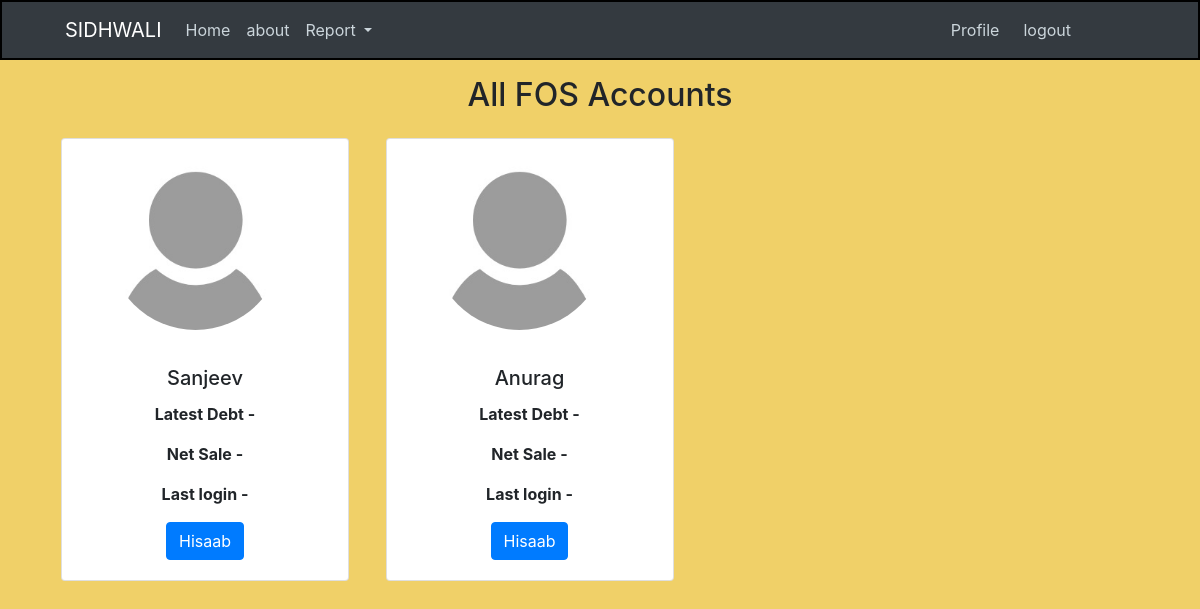
The app's page /home (signed in), older data.
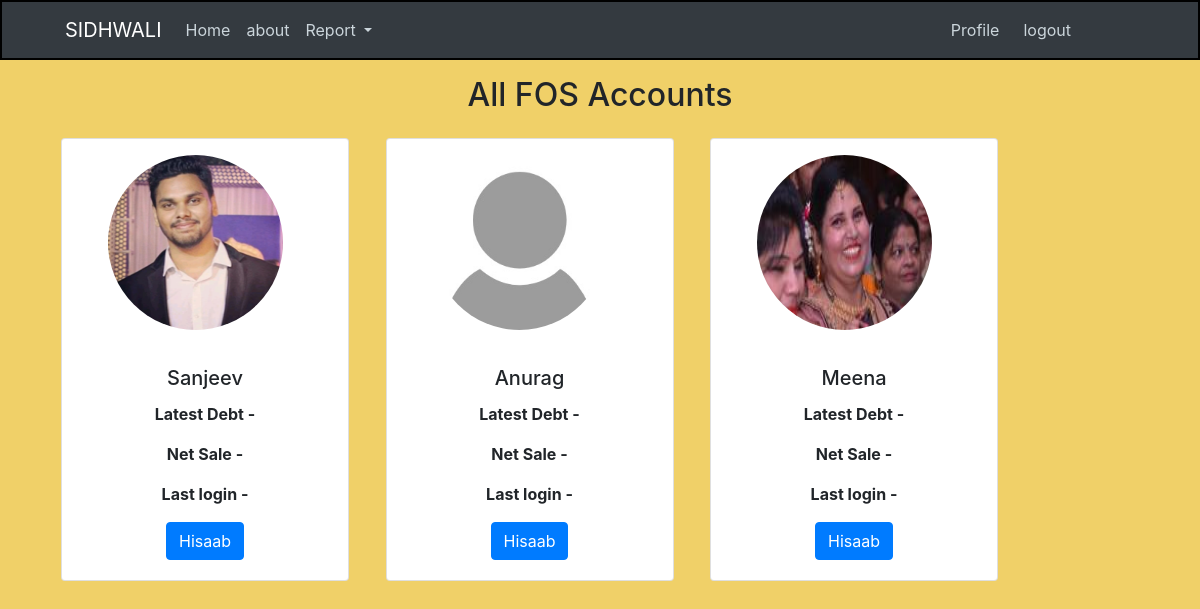
The same page, newer data.
### crm/models.py (models this page shows, shortened)
class User(db.Model, UserMixin):
    id = db.Column(db.Integer, primary_key=True)
    username = db.Column(db.String(20), unique=True, nullable=False)
    email = db.Column(db.String(120), unique=True, nullable=False)
    image_file = db.Column(db.String(20), nullable=False, default="default.jpeg")
    password = db.Column(db.String(20), nullable=False)
    pos_id = db.Column(db.Integer, unique=True, nullable=False)
    hisaab = db.relationship("Hisaab", backref="fos", lazy=True)

### crm/routes.py (the view)
@app.route("/home")
@login_required
def home():
    fos = User.query.all()
    return render_template("home.html", title="Home", fos=fos)

### crm/models.py (called while the page is built)
@login_manager.user_loader
def load_user(user_id):
    return User.query.get(int(user_id))

### crm/templates/home.html
{% extends "index.html" %}
{% block content  %}
<div class="container mt-3">
   <h2 class="text-center">All FOS Accounts</h2>
   {% for fse in fos %}
   <div class="card d-inline-flex m-3 align-items-center" style="width: 18rem;">
      <div class="mt-3">
         <img class="rounded-circle account-img"
            src="{{ url_for("static", filename="profile_pics/" + fse.image_file) }}">
      </div>
      <div class="card-body text-center">
         <h5 class="card-title">{{fse.username}}</h5>
         <p class="card-text"><strong>Latest Debt - {{ fse.hisaab.latest_debt  }}</strong></p>
         <p class="card-text"><strong>Net Sale - {{ fse.hisaab.net_sale  }}</strong></p>
         <p class="card-text"><strong>Last login - {{ fse.hisaab.date  }}</strong></p>
         <a href="{{ url_for('hisaab') }}" class="btn btn-primary">Hisaab</a>
      </div>
   </div>
   {% endfor %}
</div>
{% endblock content %}

### crm/templates/index.html (shortened to what this page needs)
<!doctype html>
<html lang="en">
<head>
   <link rel="stylesheet" href="https://maxcdn.bootstrapcdn.com/bootstrap/4.0.0/css/bootstrap.min.css"
>
   <link rel="stylesheet" href="{{ url_for('static', filename='main.css') }}">
</head>
<body>
   <header class="site-header">
      <nav class="navbar navbar-expand-lg navbar-dark bg-dark px-5">
         <div class="container">
            <a class="navbar-brand" href="/">SIDHWALI</a>
            <div class="collapse navbar-collapse" id="navbarSupportedContent">
               <div class="navbar-nav mr-auto">
                  <li class="nav-item">
                     <a class="nav-link" href="{{ url_for('home') }}">Home</a>
                  </li>
                  <li class="nav-item">
                     <a class="nav-link" href="{{ url_for('about') }}">about</a>
                  </li>
                  <li class="nav-item dropdown">
                     <a class="nav-link dropdown-toggle" href="#" id="navbarDropdown" role="button"
                        data-toggle="dropdown" aria-haspopup="true" aria-expanded="false">
                        Report
                     </a>
                  </li>
               </div>
               <div class="navbar-nav mr-5 ml-2">
                  <div class="d-flex justify-content-center">
                     {% if current_user.is_authenticated %}
                     <li class="nav-item">
                        <a class="nav-link mr-2" href="{{ url_for('profile') }}">Profile</a>
                     </li>
                     <li class="nav-item">
                        <a class="nav-link mr-2" href="{{ url_for('logout') }}">logout</a>
                     </li>
                     {% endif %}
                  </div>
               </div>
            </div>
         </div>
      </nav>
   </header>
   <main role="main">
      {% block content %} {% endblock content %}
   </main>
</body>
</html>

### crm/static/main.css (style rules this page uses)
body { background-color: rgb(240, 208, 104); }
.site-header { min-height: min-content; border: 2px solid black; }
.site-header .navbar-nav .nav-link { color: #cbd5db; }
.account-img { height: 175px; width: 175px; margin-right: 20px; margin-bottom: 16px; }

Row changes from the older to the newer data that the page shows:
changed User "Sanjeev": image_file: picture added in place of a placeholder
added User: image_file (picture), username "Meena"
